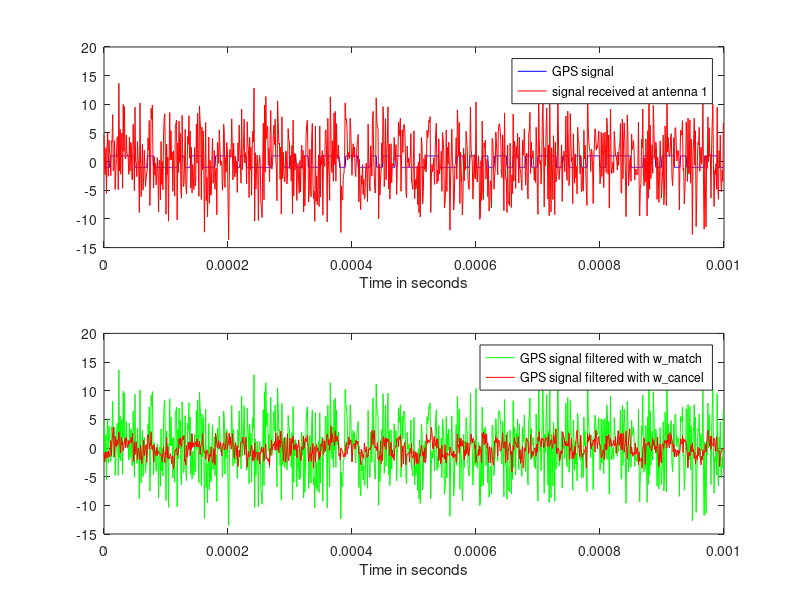

Write the MATLAB code that produced this figure.

% GPS interference cancellation

% Parameters
n = 2; % Number of antennas
N_bits = 100; % Number of bits transmitted
N_chip = 10; % Number of chips per bit
T = N_bits*N_chip; % Measurement interval (number of time samples of received signal)
lambda = 0.2; % Wavelength in meter of 1.5 GHz GPS signal
d = 0.5*lambda; % Distance between antennas (typical)
sigma_noise = 0.1; % Noise voltage relative to signal voltage
sigma_alien = 5.0; % Alien noise voltage relative to signal voltage
theta_gps = 30*pi/180; % GPS location in radians
theta_alien = 32*pi/180; % Alien location in radians


% Array responses
array_gps = exp(j*2*pi*d/lambda*sin(theta_gps)*[0:n-1]');
array_alien = exp(j*2*pi*d/lambda*sin(theta_alien)*[0:n-1]');

% Channel gains
h = array_gps;
g = array_alien;

% Signals transmitted
chip_seq = ones(1,N_chip);
x_bit = sign(randn(1,N_bits)); % GPS bits (binary data)
x = filter(chip_seq,[1],reshape([x_bit ; zeros(N_chip-1,N_bits)],1,T)); % GPS signal transmitted
a = sigma_alien*randn(1,T); % Alien interference (random Gaussian, e.g.)
noise = sigma_noise*randn(n,T); % Noise in the 'n' receiver antennas

% Received signal
y = h*x + g*a + noise;


%*********    GPS receiver processing  **************

w_match = h/norm(h)^2; % Matched filter
Proj = (eye(n) - g*g'/norm(g)^2); % Projection matrix
w_cancel = Proj*h/(h'*Proj*h);% Interference canceller


% Result of GPS receiver processing
z_match = w_match'*y;
z_cancel = w_cancel'*y;

% Plot percent-error between x (GPS signal) and z (processed data)
figure(1)
clf
subplot(2,1,1)
plot([0:T-1]*1e-6,x,'b');
hold on;
plot([0:T-1]*1e-6,y(1,:),'r')
xlabel('Time in seconds')
legend('GPS signal','signal received at antenna 1')
subplot(2,1,2)
plot([0:T-1]*1e-6,real(z_match),'g'); % Matched filter result
hold on;
plot([0:T-1]*1e-6,real(z_cancel),'r'); % Interference canceller result
xlabel('Time in seconds')
legend('GPS signal filtered with w\_match','GPS signal filtered with w\_cancel')
